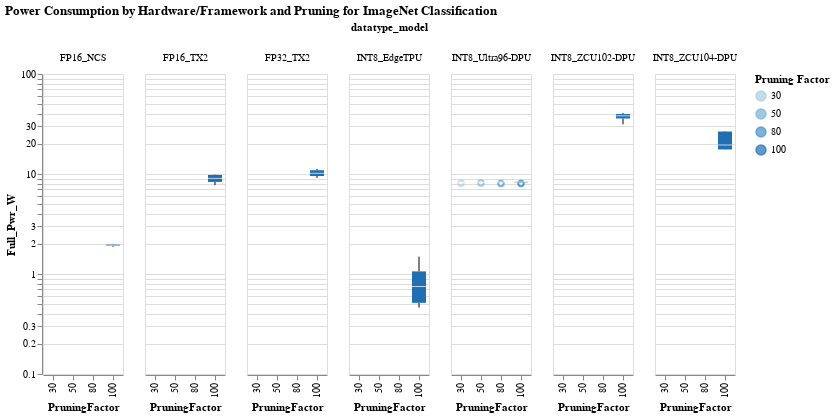

Notebook source saved alongside this figure:
### Code cell
#hide_input
#%run scripts/altair_plots.py  #run the plot script if it wasn't previously run
boxplot(df=imagenet_df, xaxis='PruningFactor', yaxis="Full_Pwr_W", color_col= 'PruningFactor', facet_column='datatype_model' , title="Power Consumption by Hardware/Framework and Pruning for ImageNet Classification")
